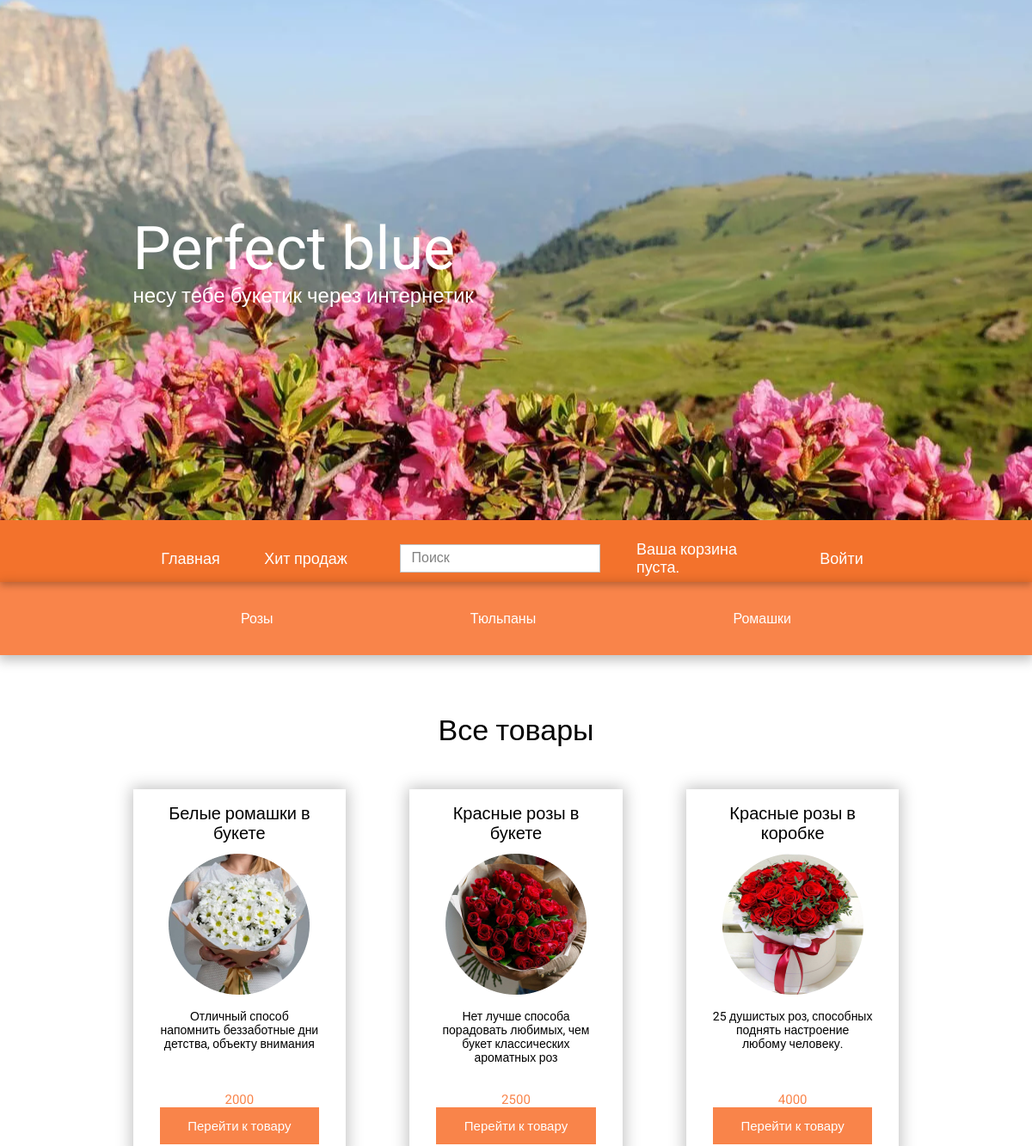
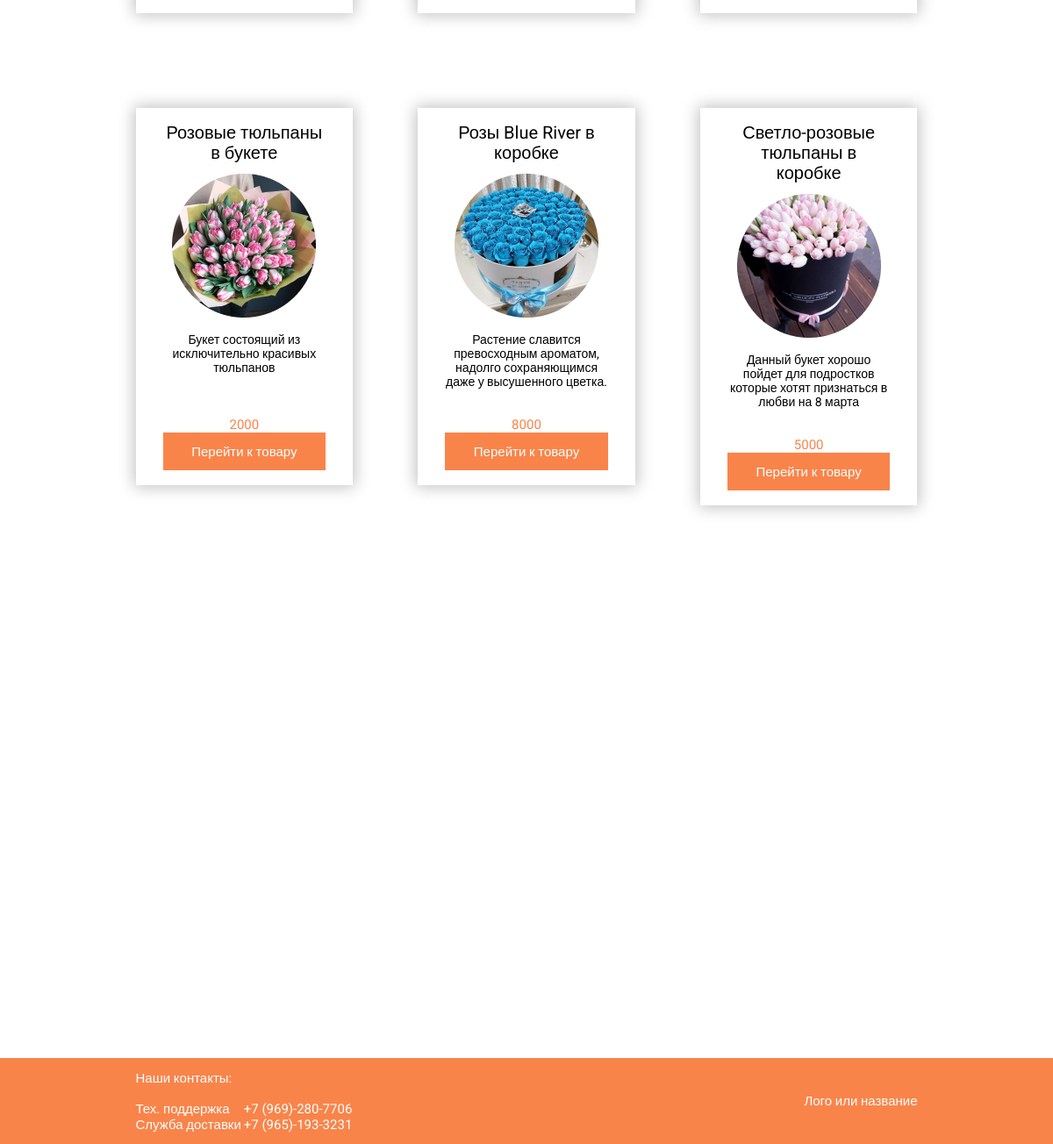
The page / on the database its author committed (2 pictures, top to bottom).
### flowers/models.py (models this page shows, shortened)
class Categories(models.Model):
    title = models.CharField(max_length=50, verbose_name='Название')
    slug = models.SlugField(max_length=255, unique=True, db_index=True)
    def __str__(self):
        return self.title
    def get_absolute_url(self):
        return reverse('category', kwargs={'category_slug': self.slug})
    class Meta:
        verbose_name = 'Категория'
        verbose_name_plural = 'Категории'
        ordering = ['id']

class Flowers(models.Model):
    title = models.CharField(max_length=50, verbose_name='Название')
    description = models.TextField(blank=True, verbose_name='Описание')
    price = models.CharField(max_length=10, verbose_name='Цена')
    number_of_purchases = models.IntegerField(default=0, verbose_name='Количество покупок')
    image = models.ImageField(upload_to='photos/%Y/%m/%d/', verbose_name='Фото')
    slug = models.SlugField(max_length=255, unique=True, db_index=True, verbose_name='URL')
    cat = models.ForeignKey('Categories', on_delete=models.CASCADE)
    def get_absolute_url(self):
        return reverse('post', kwargs={'post_slug': self.slug})
    class Meta:
        verbose_name = 'Цветы'
        verbose_name_plural = 'Цветы'
        ordering = ['title', 'price', 'number_of_purchases']

### flowers/views.py (the view)
# urls.py: path('', Main.as_view(), name='main'),
class Main(DataMixin, ListView):
    model = Flowers
    template_name = 'flowers/main.html'
    context_object_name = 'flowers'
    def get_context_data(self, *, object_list=None, **kwargs):
        context = super().get_context_data(**kwargs)
        user_context = self.get_user_context()
        return dict(list(context.items()) + list(user_context.items()))

### cart/cart.py (called while the page is built)
    def __len__(self):
        return sum(item['quantity'] for item in self.cart.values())

### cart/context_processors.py (called while the page is built)
def cart(request):
    return {'cart': Cart(request)}

### flowers/utils.py (called while the page is built)
    def get_user_context(self, **kwargs):
        context = kwargs
        context['menu'] = menu
        context['categories'] = cats
        return context

### flowers/templates/flowers/main.html (shortened to what this page needs)
{% extends 'flowers/base.html' %}
{% block header %}
<div class="sub__head">
    <div class="_container">
        <div class="subHead__row">
            <ul class="range">
                {% for c in categories %}
                <li><a href="{{ c.get_absolute_url }}">{{ c }}</a></li>
                {% endfor %}
            </ul>
        </div>
    </div>
</div>
{% endblock %}
{% block content %}
<main class="main">
    <div class="main__titleBlock">
        <div class="_container">
            <div class="main__title">
                Все товары
            </div>
        </div>
    </div>
    <div class="main__body">
        <div class="_container">
            <div class="main__row">
                <div class="main__page">
                    {% for f in flowers %}
                    <div class="page__body">
                        <div class="page__title">
                            {{ f.title }}
                        </div>
                        <div class="page__image">
                            <img src="{{ f.image.url }}" alt="">
                        </div>
                        <div class="page__text">
                            {{ f.description }}
                        </div>
                        <div class="page__price">
                            {{ f.price }}
                        </div>
                        <div class="page__link">
                            <a href="{{ f.get_absolute_url }}">
                                Перейти к товару
                            </a>
                        </div>
                    </div>
                </div>
                <div class="main__page">
                    {% endfor %}
                </div>
            </div>
        </div>
    </div>
    </div>
{% endblock %}

### flowers/static/flowers/css/style.css (style rules this page uses)
* { padding: 0; margin: 0; border: 0; }
*, *:before, *:after { -webkit-box-sizing: border-box; box-sizing: border-box; }
html, body { height: 100%; width: 100%; font-size: 100%; line-height: 1; font-size: 14px; -ms-text-size-adjust: 100%; -moz-text-size-adjust: 100%; -webkit-text-size-adjust: 100%; }
a, a:visited { text-decoration: none; }
ul li { list-style: none; }
img { vertical-align: top; }
body { font-family: 'Roboto', sans-serif; }
._container { max-width: 891px; margin: 0 auto; }
.sub__head { position:relative ; box-shadow: 0px 4px 13px 2px rgba(0, 0, 0, 0.25); }
.subHead__row { min-height: 85px; display: flex; justify-content: center; align-items: center; }
.range { min-width: 640px; display: flex; justify-content: space-between; }
.range a { font-size: 16px; line-height: 19px; color: #FFFFFF; }
.main { min-height: 1286px; }
.main__titleBlock { margin: 0px 0px 49px 0px; }
.main__title { font-size: 34px; line-height: 40px; display: flex; justify-content: center; margin: 67px 0px 0px 0px; }
.main__row { margin: 0px -37px; display: flex; flex-wrap: wrap; }
.main__page { margin-bottom: 108px; flex: 0 1 33.3333%; padding: 0px 37px; min-height: 414px; }
.page__body { padding: 0px 31px 0px 31px; box-shadow: 0px 0px 17px 2px rgba(0, 0, 0, 0.25); display: flex; flex-direction: column; }
.page__title { text-align: center; margin-top: 17px; margin-bottom: 12px; font-size: 20px; line-height: 23px; }
.page__image { display: flex; justify-content: center; margin-bottom: 17px; }
.page__text { min-height: 80px; text-align: center; font-size: 14px; line-height: 16px; margin-bottom: 16px; }
.page__price { display: flex; justify-content: center; align-items: center; font-size: 15px; color: #F9844A; line-height: 18px; }
.page__link { padding-bottom: 17px; }
.page__link a { font-size: 15px; line-height: 18px; min-width: 164px; min-height: 43px; display: flex; align-items: center; justify-content: center; background-color: #F9844A; color: #FFFFFF; }

### rows shown on the page
Categories: title "Розы"
Categories: title "Тюльпаны"
Categories: title "Ромашки"
Flowers: title "Белые ромашки в букете", image (picture), description "Отличный способ напомнить беззаботные дни детства, объекту внимания", price "2000"
Flowers: title "Красные розы в букете", image (picture), description "Нет лучше способа порадовать любимых, чем букет классических ароматных роз", price "2500"
Flowers: title "Красные розы в коробке", image (picture), description "25 душистых роз, способных поднять настроение любому человеку.", price "4000"
Flowers: title "Розовые тюльпаны в букете", image (picture), description "Букет состоящий из исключительно красивых тюльпанов", price "2000"
Flowers: title "Розы Blue River в коробке", image (picture), description "Растение славится превосходным ароматом, надолго сохраняющимся даже у высушенного цветка.", price "8000"
Flowers: title "Светло-розовые тюльпаны в коробке", image (picture), description "Данный букет хорошо пойдет для подростков которые хотят признаться в любви на 8 марта", price "5000"

### other values the page prints
{{ m.title }} "Главная" "Хит продаж"
